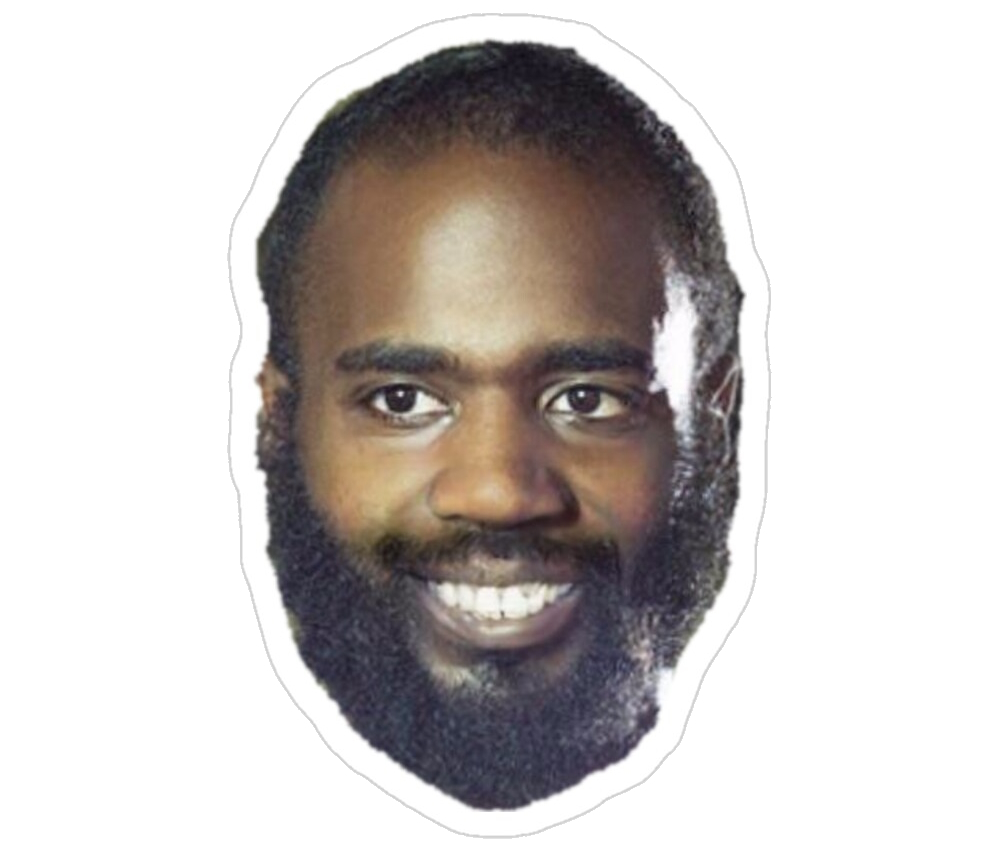
//> input picture smashPicker/mcride.jpg, 1000 x 850 px
$ ./smashPicker   (built with g++ and OpenCV 4)
//> lines starting //> are read from the running program, lines starting //| are printed output that depends on the picture; after the words box and inside, x2 and y2 are one past the last pixel; in counts of white or black regions, pixels touching at a corner belong together
//> in FACEHAHA, image is the input picture: 850 rows x 1000 cols, CV_8UC3; mean B, G, R 195.4, 197.1, 201.8
// smashPicker.cpp : This file contains the 'main' function. Program execution begins and ends there.

#include <iostream>
#define NOMINMAX
#define WIN32_LEAN_AND_MEAN
#include <windows.h>
#include <mmsystem.h>
#pragma comment(lib, "Winmm.lib")
#include <thread>
#include <string>
#include <vector>
#include <conio.h>
#include <cstdlib>
#include <ctime>
#include <algorithm>
#include <unordered_set>
#include <algorithm>
#include <random>
#include <C:\Users\Coope\Documents\OpenCv\opencv\build\include\opencv2\opencv.hpp>
using namespace std;

#include <iostream>

#include <string>
#include <vector>
#include <thread>

#define TOSTR(a) #a"= " << a

// Two-argument min function
template <typename T, typename T2>
constexpr T min(T a, T2 b) {
	return (a < b) ? a : b;
}

// Three-argument min function
template <typename T, typename T2, typename T3>
constexpr T min(T a, T2 b, T3 c) {
	return min(min(a, b), c);
}

// Two-argument max function
template <typename T, typename T2>
constexpr T max(T a, T2 b) {
	return (a > b) ? a : b;
}

// Three-argument max function
template <typename T, typename T2, typename T3>
constexpr T max(T a, T2 b, T3 c) {
	return max(max(a, b), c);
}
using namespace std;

class SOUNDCLIP {
private:
	std::wstring fileName;
	std::wstring alias; // Unique alias for the sound

	// Converts std::string to std::wstring (for Unicode compatibility)
	static std::wstring stringToWstring(const std::string& str) {
		return std::wstring(str.begin(), str.end());
	}

public:
	// Constructor (accepts std::string and converts to std::wstring)
	// [29 lines left out: functions SOUNDCLIP, play, playFor, stop, not called in this run]
};

// [14 lines left out: functions setConsoleColour, setCursorPosition, not called in this run]
std::wstring stringToWstring(const std::string& str) {
	return std::wstring(str.begin(), str.end());
}

// Function to play an audio file
// [43 lines left out: functions playAudio, cls, not called in this run]
#include <set>

class Vec
{
public:
	double x = 0;
	double y = 0;
	Vec()
	{
	}
	// [20 lines left out: functions Vec, Vec, width, height, not called in this run]
};
// Constant placeholder for blank strings
const std::string BLANK_STRING = "                                                                   \n";

// [18 lines left out: function insertBlanksCapped, not called in this run]

const string ASCII_CHARS = "@%#&*+=-:. ,";  // Dark to light

#define abs(a) (a<0?0:a)


// [30 lines left out: functions imageToASCII, maximizeConsole, not called in this run]

bool voiceloop = true;
//menu stays open for 30 seconds with no talking
// [32 lines left out: function triggerVoiceTyping, not called in this run]

namespace consoleDisplay
{
	class Display
	{
	public:
		vector<string> buffer;
		vector<string> backBuffer;
		Vec cursorPos;
		HANDLE hConsole;
		Vec size;
		bool threadRunning = false;
		bool needRedraw = false;
		string blanklayer;

		// [151 lines left out: functions setupConsole, swapBuffer, Display, printBufferSetup, printBufferLoop, runDrawLoop, not called in this run]

		string& operator[](int a)
		{
			return backBuffer[a];
		}

		//toggle redraw;
		// [4 lines left out: function redraw, not called in this run]
		bool autoRedraw = false;
		//find function

		/*per pixel determination function(shader - like)/*
		template<typename type>
		void forevery(type func)
		{
			for (int y = 0; y < backBuffer.size(); y++)
			{
				for (int x = 0; x < backBuffer[y].length(); x++)
				{
					backbuffer[y][x] = func(x, y, backBuffer);
				}
			}
		}
		//shape drawing
		*/
		// Function to draw a line using Bresenham's algorithm
		// [102 lines left out: functions line, ellipse, circle, rect, text, horizontalLine and 2 more, not called in this run]

		//vector<vector<string>> frames = {};
	};
}
using namespace consoleDisplay;

///FACE WORK
cv::Mat trimAndResize(const cv::Mat& image, int targetWidth, int targetHeight) {
//> called with targetWidth = 750, targetHeight = 375
	if (image.empty()) {
		std::cerr << "Error: Image is empty!" << std::endl;
		return cv::Mat();
	}

	// Convert to grayscale for thresholding
	cv::Mat gray;
	cv::cvtColor(image, gray, cv::COLOR_BGR2GRAY);
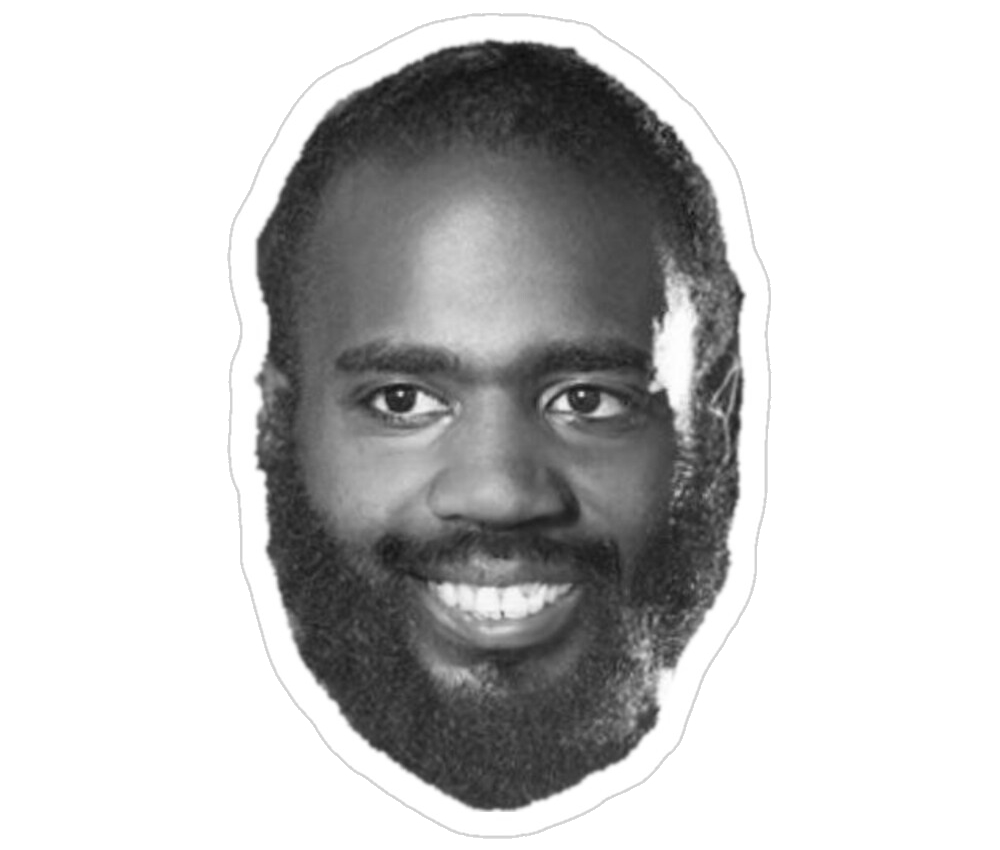
//> gray: 850 rows x 1000 cols, CV_8UC1; min 14, max 255, mean 198.3

	// Threshold the image (white is 255)
	cv::Mat thresh;
	cv::threshold(gray, thresh, 240, 255, cv::THRESH_BINARY);
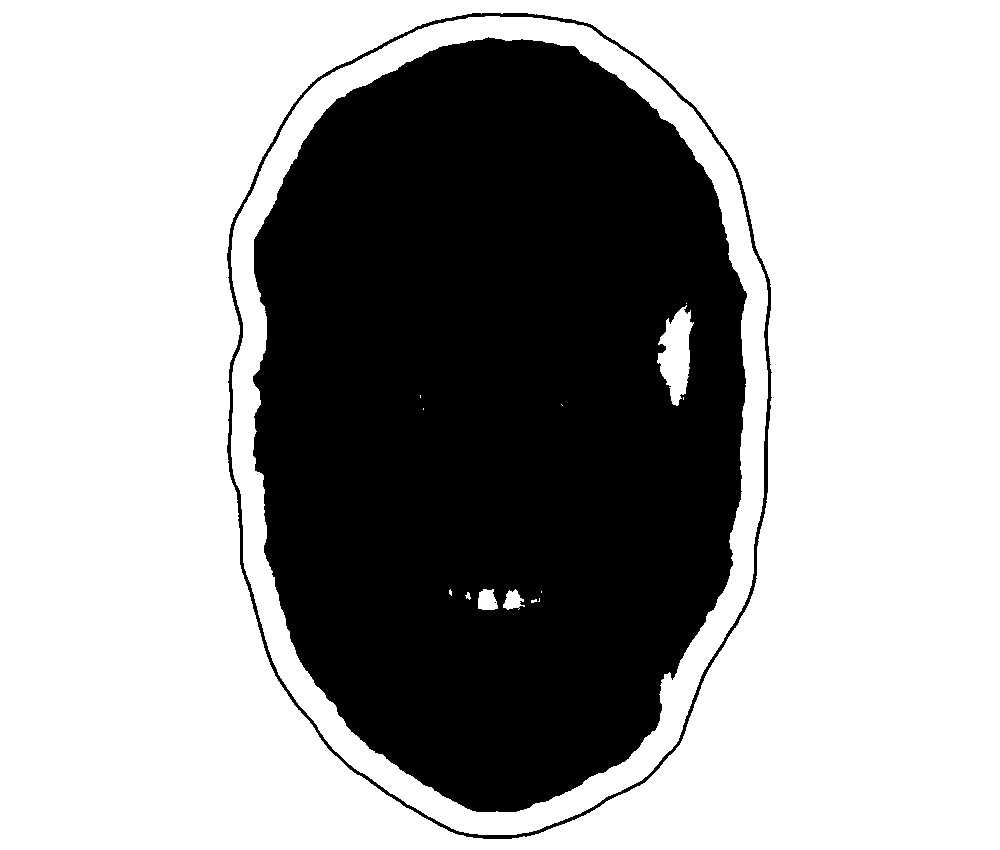
//> thresh: 850 rows x 1000 cols, CV_8UC1; 63.6% white; 3 black regions (1 under 20 px)

	// Find contours to get bounding box of non-white area
	std::vector<std::vector<cv::Point>> contours;
	cv::findContours(thresh, contours, cv::RETR_EXTERNAL, cv::CHAIN_APPROX_SIMPLE);
//> contours = 1 contour; box (x1, y1, x2, y2) and area: (0, 0, 1000, 850) 848151

	if (contours.empty()) {
		std::cerr << "Error: No content found (image might be fully white)!" << std::endl;
		return cv::Mat();
	}

	// Get bounding rectangle of the largest contour
	cv::Rect boundingBox = cv::boundingRect(contours[0]);
//> boundingBox = Rect(0, 0, 1000, 850)
	for (const auto& contour : contours) {
		boundingBox = boundingBox | cv::boundingRect(contour);
	}
//> this loop made 1 pass
//> (contour, boundingBox) on pass 1: (4 Points (x, y): [0, 0], [0, 849], [999, 849], [999, 0], Rect(0, 0, 1000, 850))

	// Crop the image to remove white space
	cv::Mat cropped = image(boundingBox).clone();

	// Resize to the specified dimensions
	cv::Mat resized;
	cv::resize(cropped, resized, cv::Size(targetWidth, targetHeight), 0, 0, cv::INTER_AREA);
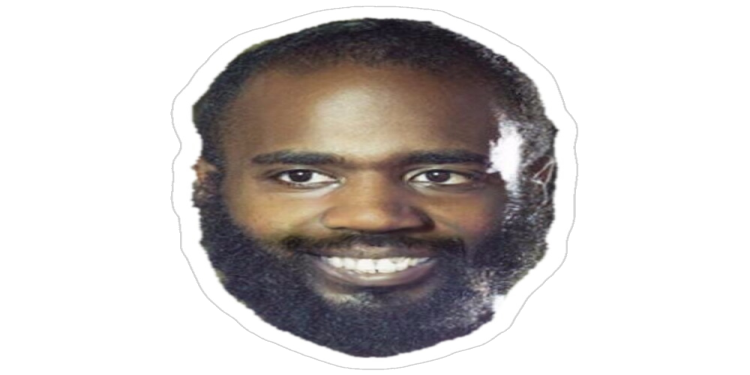
//> resized: 375 rows x 750 cols, CV_8UC3; mean B, G, R 195.4, 197.1, 201.8

	return resized;
}
std::vector<cv::Mat> splitImage(const cv::Mat& image, double percent) {
//> called with percent = 0.7
	std::vector<cv::Mat> result;

	// Ensure valid percent range
	if (percent < 0.0 || percent > 1.0) {
		throw std::invalid_argument("Percent must be between 0 and 1.");
	}

	int splitRow = static_cast<int>(image.rows * percent); // Calculate split row
//> splitRow = 262

	// Ensure split is within valid range
	if (splitRow <= 0 || splitRow >= image.rows) {
		result.push_back(image.clone());  // If out of bounds, return original image in first part
		result.push_back(cv::Mat::zeros(0, 0, image.type())); // Empty second part
		return result;
	}

	// Split the image into two parts
	cv::Mat topPart = image(cv::Range(0, splitRow), cv::Range::all()).clone();
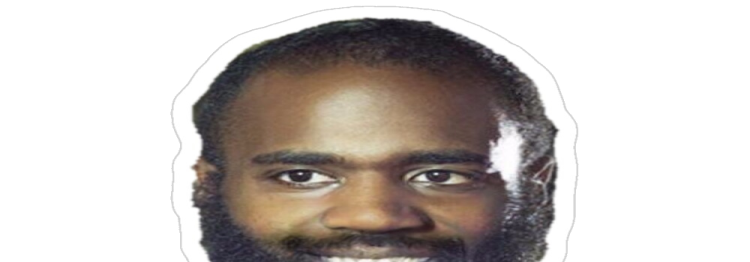
//> topPart: 262 rows x 750 cols, CV_8UC3; mean B, G, R 187.9, 191.5, 197.9
	cv::Mat bottomPart = image(cv::Range(splitRow, image.rows), cv::Range::all()).clone();
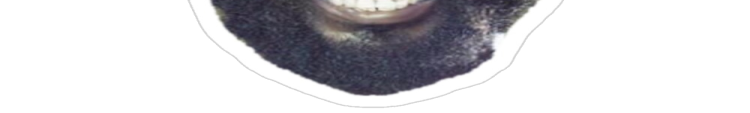
//> bottomPart: 113 rows x 750 cols, CV_8UC3; mean B, G, R 212.9, 209.9, 210.8

	result.push_back(topPart);
	result.push_back(bottomPart);
	return result;
}
HWND getOpenCVWindowHandle(const std::string& windowName) {
//> (the run ends here: the program needs code that is not available in this run, at `return FindWindowA(nullptr, windowName.c_str());`)
